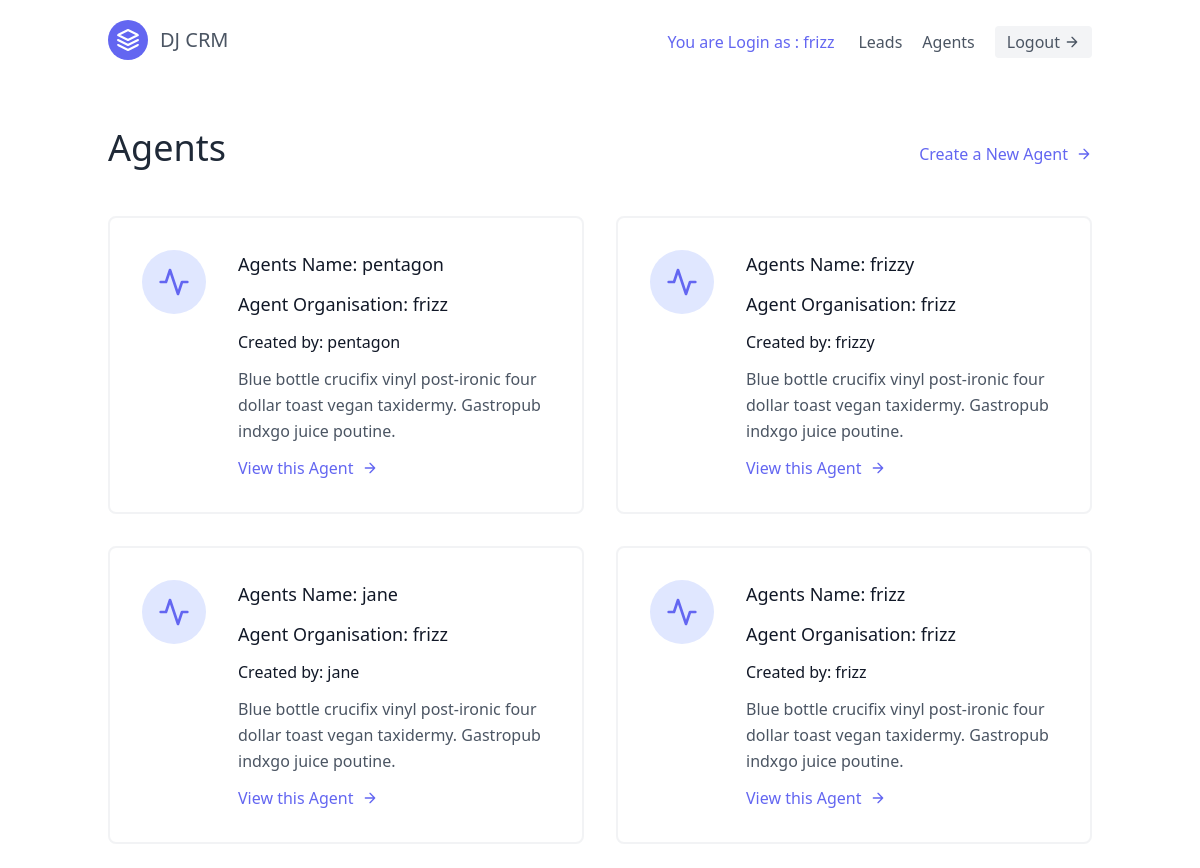
Screenshot of /agents/ (signed in) with the database file from the repository.
### leads/models.py (models this page shows, shortened)
class User(AbstractUser):
    is_agent = models.BooleanField(default=False)
    is_organiser = models.BooleanField(default=True)

class Agent(models.Model):
    user = models.OneToOneField(User, on_delete=models.CASCADE)
    organisation = models.ForeignKey(UserProfile, on_delete=models.CASCADE)

class UserProfile(models.Model):
    user = models.OneToOneField(User, on_delete=models.CASCADE)
    def __str__(self):
        return self.user.username
    """@receiver(post_save, sender=User)
    def create_user_profile(sender, instance, created, **kwargs):
        if created:
            UserProfile.objects.create(user=instance)

    @receiver(post_save, sender=User)
    def save_user_profile(sender, instance, **kwargs):
        instance.userprofile.save()
"""

### agents/views.py (the view)
# urls.py: path('', views.AgentsListView.as_view(), name='agents_list'),
class AgentsListView(OrganiserAndLoginRequiredMixin, ListView):
    template_name = 'agents_list.html'
    context_object_name = 'agents'
    def get_queryset(self):
        organisation = self.request.user.userprofile
        print(organisation)
        return Agent.objects.filter(organisation=organisation)

### agents/mixins.py (called while the page is built)
    def dispatch(self, request, *args, **kwargs):
        if not request.user.is_authenticated or not request.user.is_organiser:
            return redirect('leads:leads')
        return super().dispatch(request, *args, **kwargs)

### agents/templates/agents_list.html
{% extends 'base.html' %}
{% block content %}
<section class="text-gray-600 body-font">
    <div class="container px-5 py-6 mx-auto flex flex-wrap">
        <div class="mb-6 w-full py-6 flex items-center justify-between border-gray-200">
            <div>
                <h1 class="text-4xl text-gray-800">Agents</h1>
            </div>
            <div>
                <a href="{% url 'agents:agents_create' %}" class="mt-3 text-indigo-500 inline-flex items-center">
                    Create a New Agent
                    <svg fill="none" stroke="currentColor" stroke-linecap="round" stroke-linejoin="round"
                        stroke-width="2" class="w-4 h-4 ml-2" viewBox="0 0 24 24">
                        <path d="M5 12h14M12 5l7 7-7 7"></path>
                    </svg>
                </a>
            </div>
        </div>
        <div class="flex flex-wrap -m-4">
            {% for agent in agents%}
            <div class="p-4 lg:w-1/2 md:w-full">
                <div class="flex border-2 rounded-lg border-gray-200 border-opacity-50 p-8 sm:flex-row flex-col">
                    <div
                        class="w-16 h-16 sm:mr-8 sm:mb-0 mb-4 inline-flex items-center justify-center rounded-full bg-indigo-100 text-indigo-500 flex-shrink-0">
                        <svg fill="none" stroke="currentColor" stroke-linecap="round" stroke-linejoin="round"
                            stroke-width="2" class="w-8 h-8" viewBox="0 0 24 24">
                            <path d="M22 12h-4l-3 9L9 3l-3 9H2"></path>
                        </svg>
                    </div>
                    <div class="flex-grow">
                        <h2 class="text-gray-900 text-lg title-font font-medium mb-3">
                            Agents Name: {{agent.user.username}}
                        </h2>
                        <h2 class="text-gray-900 text-lg title-font font-medium mb-3">Agent Organisation:
                            {{agent.organisation}}
                        </h2>
                        <h6 class="text-gray-900  title-font font-medium mb-3">Created by: {{agent.user.username}}
                        </h6>
                        <p class="leading-relaxed text-base">Blue bottle crucifix vinyl post-ironic four dollar toast
                            vegan
                            taxidermy. Gastropub indxgo juice poutine.</p>
                        <a href="{% url 'agents:agents_detail'  agent.id %}"
                            class="mt-3 text-indigo-500 inline-flex items-center">View this
                            Agent
                            <svg fill="none" stroke="currentColor" stroke-linecap="round" stroke-linejoin="round"
                                stroke-width="2" class="w-4 h-4 ml-2" viewBox="0 0 24 24">
                                <path d="M5 12h14M12 5l7 7-7 7"></path>
                            </svg>
                        </a>
                    </div>
                </div>
            </div>
            {% endfor %}
        </div>
    </div>
</section>
{% endblock%}

### templates/navbar.html (shortened to what this page needs)
<header class="text-gray-600 body-font">
  <div class="container mx-auto flex flex-wrap p-5 flex-col md:flex-row items-center">
    <a class="flex title-font font-medium items-center text-gray-900 mb-4 md:mb-0">
      <svg xmlns="http://www.w3.org/2000/svg" fill="none" stroke="currentColor" stroke-linecap="round"
        stroke-linejoin="round" stroke-width="2" class="w-10 h-10 text-white p-2 bg-indigo-500 rounded-full"
        viewBox="0 0 24 24">
        <path d="M12 2L2 7l10 5 10-5-10-5zM2 17l10 5 10-5M2 12l10 5 10-5"></path>
      </svg>
      <a href="{% url 'home' %}" class="ml-3 text-xl">DJ CRM</a>
    </a>
    <nav class="md:ml-auto flex flex-wrap items-center text-base justify-center sm:mt-4 md:mt-1">
      {% if request.user.is_authenticated %}
      <section class="flex flex-wrap items-center text-base justify-center mt-4 md:mt-0">
        <h1 class="mr-6 text-indigo-500 ">You are Login as : {{request.user.username}}</h1>
        <a href="{% url 'leads:leads'%}" class="mr-5 hover:text-gray-900">Leads</a>
        {% if request.user.is_organiser %}
        <a href="{% url 'agents:agents_list'%}" class="mr-5 hover:text-gray-900">Agents</a>
        {% endif %}
        <a href="{% url 'logout'%}"
          class="inline-flex items-center bg-gray-100 border-0 py-1 px-3 focus:outline-none hover:bg-gray-200 rounded text-base">
          Logout
          <svg fill="none" stroke="currentColor" stroke-linecap="round" stroke-linejoin="round" stroke-width="2"
            class="w-4 h-4 ml-1" viewBox="0 0 24 24">
            <path d="M5 12h14M12 5l7 7-7 7"></path>
          </svg>
        </a>
      </section>
      {% endif %}
    </nav>
  </div>
</header>

### rows the page displays
User: user.username "frizz"
Agent: user.username "pentagon", organisation "frizz"
Agent: user.username "frizzy", organisation "frizz"
Agent: user.username "jane", organisation "frizz"
Agent: user.username "frizz", organisation "frizz"
